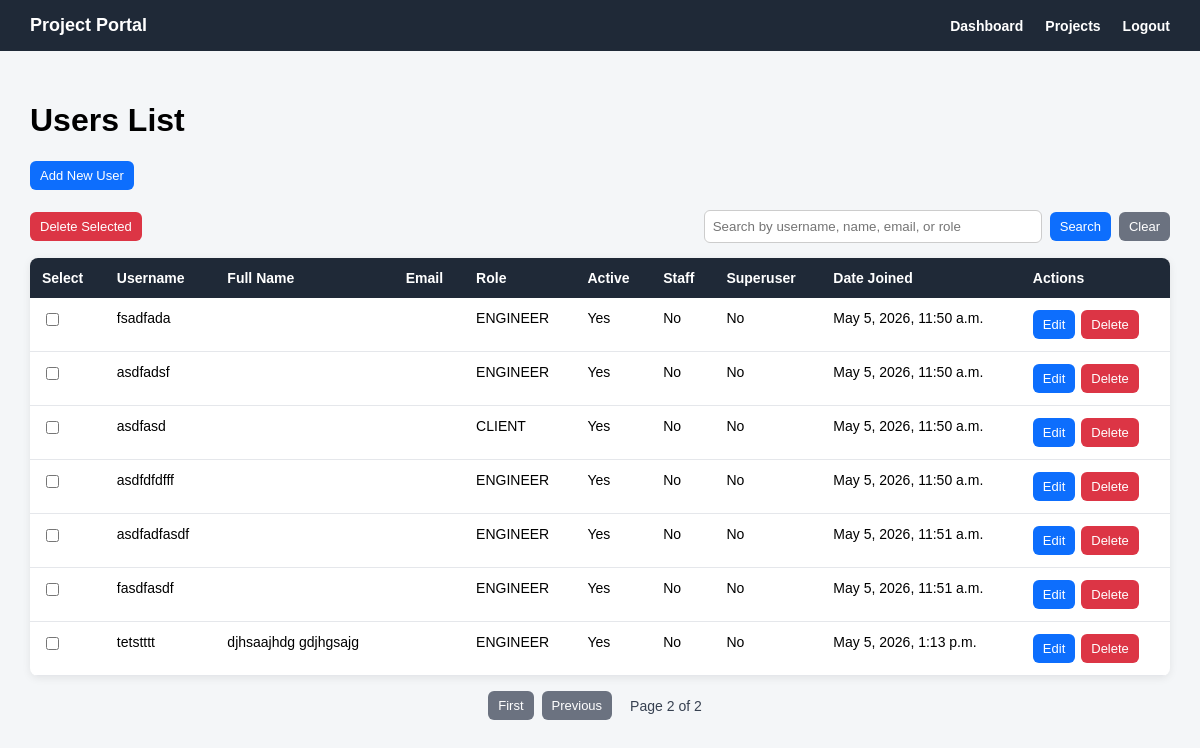
The app's page /accounts/users/?page=2 (signed in), older data.
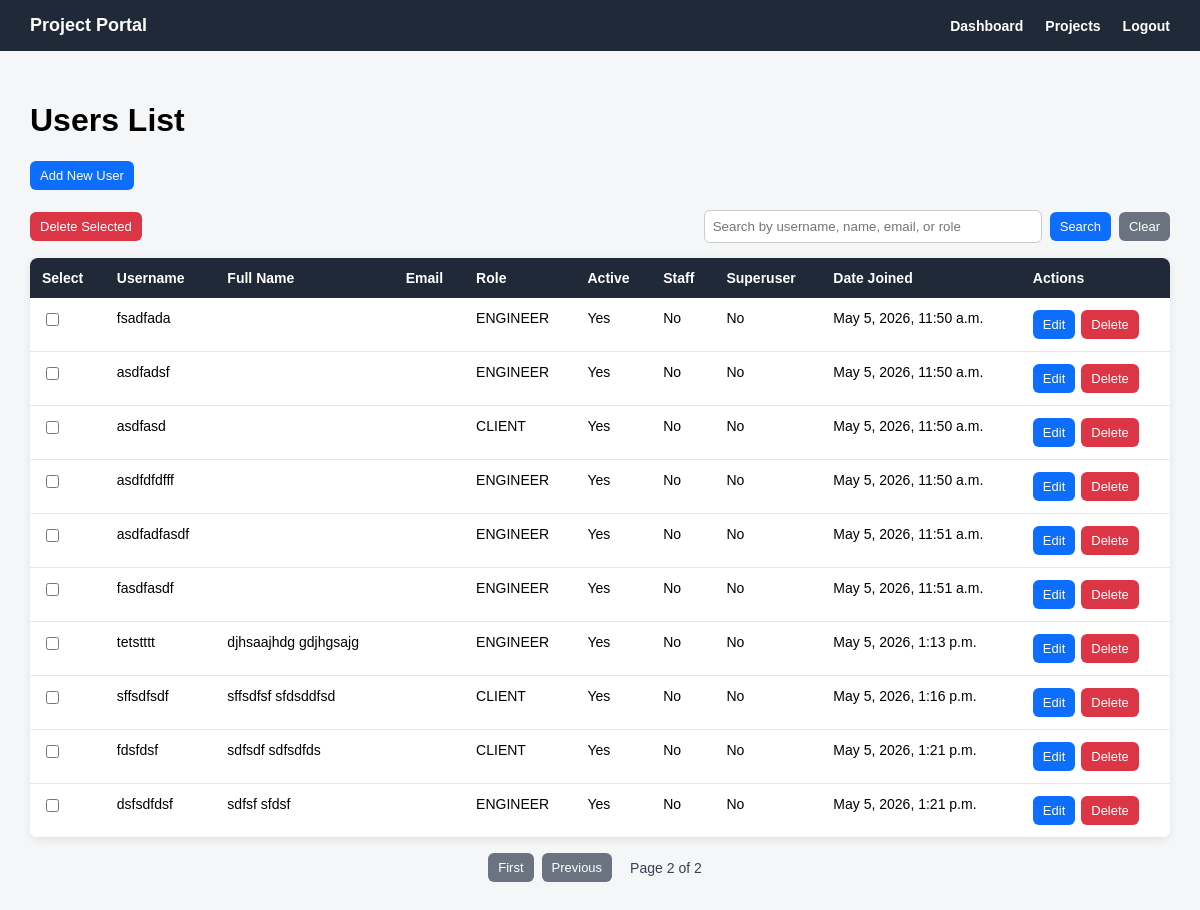
The same page, newer data.
### accounts/models.py (models this page shows)
class User(AbstractUser):
    class Role(models.TextChoices):
        ADMIN = 'ADMIN', 'Admin'
        ENGINEER = 'ENGINEER', 'Engineer'
        CLIENT = 'CLIENT', 'Client'
    role = models.CharField(
        max_length=20,
        choices=Role.choices,
        default=Role.CLIENT
    )

### accounts/views.py (the view, shortened to what this page needs)
# urls.py: path('users/', user_list_view, name='user_list'),
@login_required
def user_list_view(request):
    if request.user.role != 'ADMIN':
        return redirect('accounts:dashboard')
    users = User.objects.all()
    search_query = request.GET.get('q')
    paginator = Paginator(users, 20)
    page_number = request.GET.get('page')
    page_obj = paginator.get_page(page_number)
    return render(request, 'accounts/user_list.html', {
        'users': page_obj,
        'page_obj': page_obj,
        'search_query': search_query,
    })

### templates/accounts/user_list.html (shortened to what this page needs)
{% extends 'base.html' %}
{% block content %}
<div class="page-header">
    <h1>Users List</h1>
    <a href="{% url 'accounts:user_add' %}" class="btn btn-primary">
        Add New User
    </a>
</div>
{% if users %}
    <div class="top-actions-row">
        <button type="submit" form="bulkDeleteUsersForm" class="btn btn-danger">
            Delete Selected
        </button>
        <div class="search-box">
            <input type="text"
                   id="userSearchInput"
                   value="{{ search_query|default:'' }}"
                   placeholder="Search by username, name, email, or role"
                   onkeydown="if(event.key === 'Enter'){ event.preventDefault(); searchUsers(); }">
            <button type="button" class="btn btn-primary" onclick="searchUsers()">
                Search
            </button>
            <a href="{% url 'accounts:user_list' %}" class="btn btn-secondary">
                Clear
            </a>
        </div>
    </div>
    <table class="users-table">
        <tr>
            <th>Select</th>
            <th>Username</th>
            <th>Full Name</th>
            <th>Email</th>
            <th>Role</th>
            <th>Active</th>
            <th>Staff</th>
            <th>Superuser</th>
            <th>Date Joined</th>
            <th>Actions</th>
        </tr>
        {% for user_item in users %}
            <tr>
                <td>
                    <input type="checkbox"
                           name="selected_users"
                           value="{{ user_item.pk }}"
                           form="bulkDeleteUsersForm">
                </td>
                <td>{{ user_item.username }}</td>
                <td>{{ user_item.first_name }} {{ user_item.last_name }}</td>
                <td>{{ user_item.email }}</td>
                <td>{{ user_item.role }}</td>
                <td>
                    {% if user_item.is_active %}
                        Yes
                    {% else %}
                        No
                    {% endif %}
                </td>
                <td>
                    {% if user_item.is_staff %}
                        Yes
                    {% else %}
                        No
                    {% endif %}
                </td>
                <td>
                    {% if user_item.is_superuser %}
                        Yes
                    {% else %}
                        No
                    {% endif %}
                </td>
                <td>{{ user_item.date_joined }}</td>
                <td>
                    <div class="table-actions">
                        <a href="{% url 'accounts:user_edit' user_item.pk %}" class="btn btn-primary">
                            Edit
                        </a>
                        <form method="post"
                              action="{% url 'accounts:user_delete' user_item.pk %}"
                              style="margin: 0;"
                              onsubmit="return confirm('Are you sure you want to delete this user?');">
                            <button type="submit" class="btn btn-danger">
                                Delete
                            </button>
                        </form>
                    </div>
                </td>
            </tr>
        {% endfor %}
    </table>
    {% if page_obj.has_other_pages %}
        <div class="pagination">
            {% if page_obj.has_previous %}
                <a class="btn btn-secondary"
                   href="?page=1{% if search_query %}&q={{ search_query }}{% endif %}">
                    First
                </a>
                <a class="btn btn-secondary"
                   href="?page={{ page_obj.previous_page_number }}{% if search_query %}&q={{ search_query }}{% endif %}">
                    Previous
                </a>
            {% endif %}
            <span>
                Page {{ page_obj.number }} of {{ page_obj.paginator.num_pages }}
            </span>
        </div>
    {% endif %}
{% endif %}
{% endblock %}

Row changes from the older to the newer data that the page shows:
added User: username "sffsdfsdf", first_name "sffsdfsf", last_name "sfdsddfsd", role "CLIENT", is_active "Yes", is_staff "No", is_superuser "No", date_joined "May 5, 2026, 1:16 p.m."
added User: username "fdsfdsf", first_name "sdfsdf", last_name "sdfsdfds", role "CLIENT", is_active "Yes", is_staff "No", is_superuser "No", date_joined "May 5, 2026, 1:21 p.m."
added User: username "dsfsdfdsf", first_name "sdfsf", last_name "sfdsf", role "ENGINEER", is_active "Yes", is_staff "No", is_superuser "No", date_joined "May 5, 2026, 1:21 p.m."
